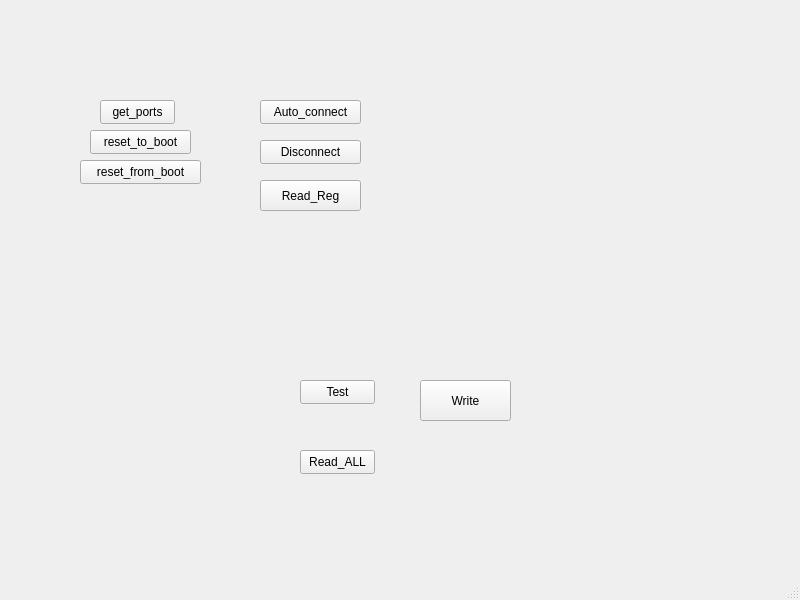
<?xml version="1.0" encoding="UTF-8"?>
<ui version="4.0">
 <class>MainWindow</class>
 <widget class="QMainWindow" name="MainWindow">
  <property name="geometry">
   <rect>
    <x>0</x>
    <y>0</y>
    <width>800</width>
    <height>600</height>
   </rect>
  </property>
  <property name="windowTitle">
   <string>MainWindow</string>
  </property>
  <widget class="QWidget" name="centralwidget">
   <widget class="QPushButton" name="reset_to_boot">
    <property name="geometry">
     <rect>
      <x>90</x>
      <y>130</y>
      <width>101</width>
      <height>24</height>
     </rect>
    </property>
    <property name="text">
     <string>reset_to_boot</string>
    </property>
   </widget>
   <widget class="QPushButton" name="reset_from_boot">
    <property name="geometry">
     <rect>
      <x>80</x>
      <y>160</y>
      <width>121</width>
      <height>24</height>
     </rect>
    </property>
    <property name="text">
     <string>reset_from_boot</string>
    </property>
   </widget>
   <widget class="QPushButton" name="get_ports">
    <property name="geometry">
     <rect>
      <x>100</x>
      <y>100</y>
      <width>75</width>
      <height>24</height>
     </rect>
    </property>
    <property name="text">
     <string>get_ports</string>
    </property>
   </widget>
   <widget class="QPushButton" name="auto_connect">
    <property name="geometry">
     <rect>
      <x>260</x>
      <y>100</y>
      <width>101</width>
      <height>24</height>
     </rect>
    </property>
    <property name="text">
     <string>Auto_connect</string>
    </property>
   </widget>
   <widget class="QPushButton" name="disconnect">
    <property name="geometry">
     <rect>
      <x>260</x>
      <y>140</y>
      <width>101</width>
      <height>24</height>
     </rect>
    </property>
    <property name="text">
     <string>Disconnect</string>
    </property>
   </widget>
   <widget class="QPushButton" name="read_register">
    <property name="geometry">
     <rect>
      <x>260</x>
      <y>180</y>
      <width>101</width>
      <height>31</height>
     </rect>
    </property>
    <property name="text">
     <string>Read_Reg</string>
    </property>
   </widget>
   <widget class="QPushButton" name="Test">
    <property name="geometry">
     <rect>
      <x>300</x>
      <y>380</y>
      <width>75</width>
      <height>24</height>
     </rect>
    </property>
    <property name="text">
     <string>Test</string>
    </property>
   </widget>
   <widget class="QPushButton" name="pushButton">
    <property name="geometry">
     <rect>
      <x>420</x>
      <y>380</y>
      <width>91</width>
      <height>41</height>
     </rect>
    </property>
    <property name="text">
     <string>Write</string>
    </property>
   </widget>
   <widget class="QPushButton" name="Read_All_Button">
    <property name="geometry">
     <rect>
      <x>300</x>
      <y>450</y>
      <width>75</width>
      <height>24</height>
     </rect>
    </property>
    <property name="text">
     <string>Read_ALL</string>
    </property>
   </widget>
  </widget>
  <widget class="QMenuBar" name="menubar">
   <property name="geometry">
    <rect>
     <x>0</x>
     <y>0</y>
     <width>800</width>
     <height>22</height>
    </rect>
   </property>
  </widget>
  <widget class="QStatusBar" name="statusbar"/>
 </widget>
 <resources/>
 <connections/>
</ui>
